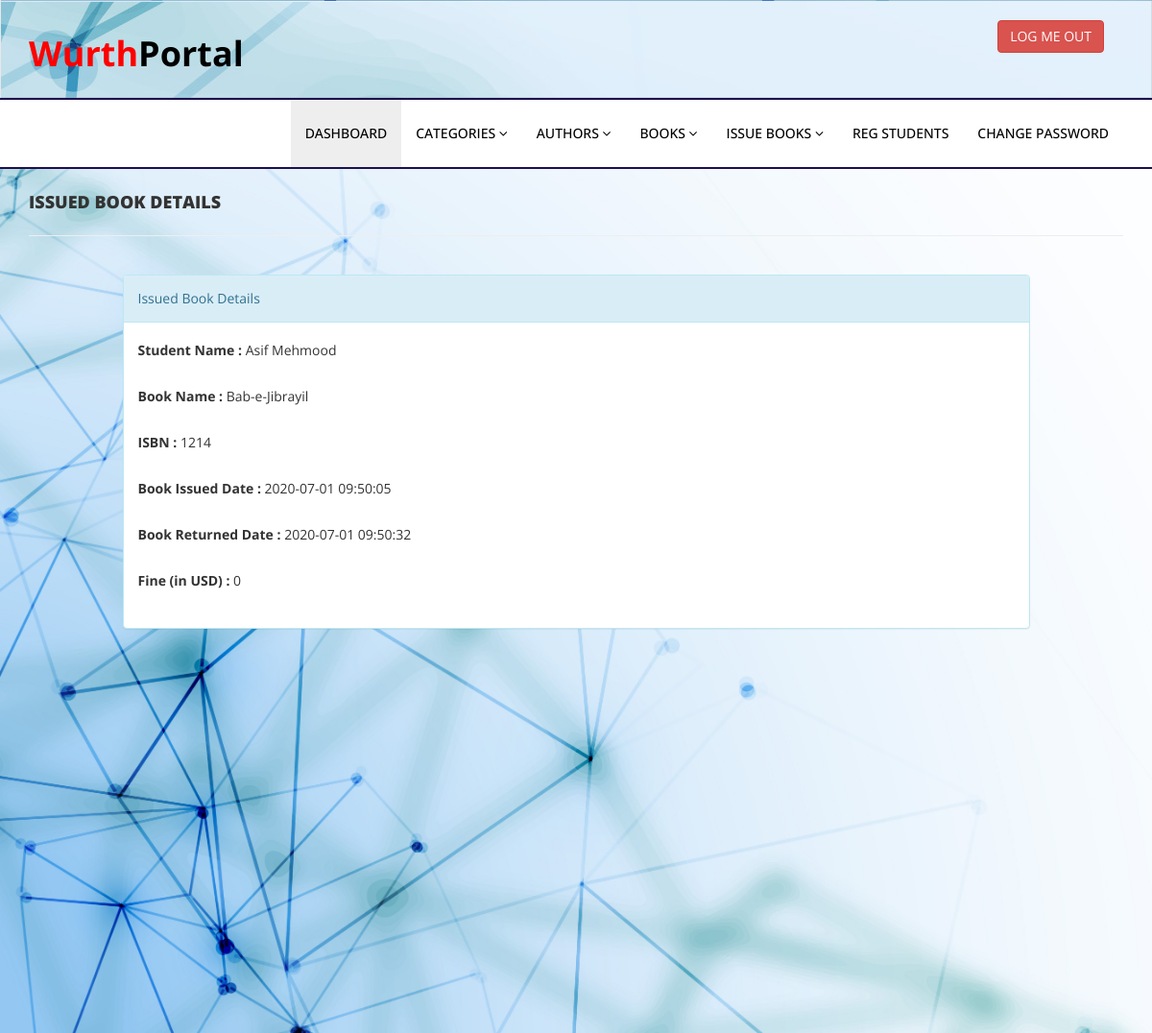
Page /admin/update-issue-bookdeails.php?rid=3 (signed in) on the committed database.
### tables this page shows
CREATE TABLE `tblissuedbookdetails` (
  `id` int(11) NOT NULL,
  `BookId` int(11) DEFAULT NULL,
  `StudentID` varchar(150) DEFAULT NULL,
  `IssuesDate` timestamp NULL DEFAULT current_timestamp(),
  `ReturnDate` timestamp NULL DEFAULT NULL ON UPDATE current_timestamp(),
  `RetrunStatus` int(1) NOT NULL,
  `fine` int(11) DEFAULT NULL
);

CREATE TABLE `tblstudents` (
  `id` int(11) NOT NULL,
  `StudentId` varchar(100) DEFAULT NULL,
  `FullName` varchar(120) DEFAULT NULL,
  `EmailId` varchar(120) DEFAULT NULL,
  `MobileNumber` char(11) DEFAULT NULL,
  `Password` varchar(120) DEFAULT NULL,
  `Status` int(1) DEFAULT NULL,
  `RegDate` timestamp NULL DEFAULT current_timestamp(),
  `UpdationDate` timestamp NULL DEFAULT NULL ON UPDATE current_timestamp()
);

CREATE TABLE `tblbooks` (
  `id` int(11) NOT NULL,
  `BookName` varchar(255) DEFAULT NULL,
  `CatId` int(11) DEFAULT NULL,
  `AuthorId` int(11) DEFAULT NULL,
  `ISBNNumber` int(11) DEFAULT NULL,
  `BookPrice` int(11) DEFAULT NULL,
  `RegDate` timestamp NULL DEFAULT current_timestamp(),
  `UpdationDate` timestamp NULL DEFAULT NULL ON UPDATE current_timestamp()
);

### admin/update-issue-bookdeails.php (the view, shortened to what this page needs)
<?php
include('includes/config.php');
if(strlen($_SESSION['alogin'])==0)
    {
header('location:index.php');
}
else{
?>
<!DOCTYPE html>
<html xmlns="http://www.w3.org/1999/xhtml">
<head>
    <link href="assets/css/bootstrap.css" rel="stylesheet" />
    <link href="assets/css/font-awesome.css" rel="stylesheet" />
    <link href="assets/css/style.css" rel="stylesheet" />
</head>
<body>
<?php include('includes/header.php');?>
    <div class="content-wrapper">
         <div class="container">
        <div class="row pad-botm">
            <div class="col-md-12">
                <h4 class="header-line">Issued Book Details</h4>
                            </div>
</div>
<div class="row">
<div class="col-md-10 col-sm-6 col-xs-12 col-md-offset-1"">
<div class="panel panel-info">
<div class="panel-heading">
Issued Book Details
</div>
<div class="panel-body">
<form role="form" method="post">
<?php
$rid=intval($_GET['rid']);
$sql = "SELECT tblstudents.FullName,tblbooks.BookName,tblbooks.ISBNNumber,tblissuedbookdetails.IssuesDate,tblissuedbookdetails.ReturnDate,tblissuedbookdetails.id as rid,tblissuedbookdetails.fine,tblissuedbookdetails.RetrunStatus from  tblissuedbookdetails join tblstudents on tblstudents.StudentId=tblissuedbookdetails.StudentId join tblbooks on tblbooks.id=tblissuedbookdetails.BookId where tblissuedbookdetails.id=:rid";
$query = $dbh -> prepare($sql);
$query->bindParam(':rid',$rid,PDO::PARAM_STR);
$query->execute();
$results=$query->fetchAll(PDO::FETCH_OBJ);
if($query->rowCount() > 0)
{
foreach($results as $result)
{               ?>
<div class="form-group">
<label>Student Name :</label>
<?php echo htmlentities($result->FullName);?>
</div>
<div class="form-group">
<label>Book Name :</label>
<?php echo htmlentities($result->BookName);?>
</div>
<div class="form-group">
<label>ISBN :</label>
<?php echo htmlentities($result->ISBNNumber);?>
</div>
<div class="form-group">
<label>Book Issued Date :</label>
<?php echo htmlentities($result->IssuesDate);?>
</div>
<div class="form-group">
<label>Book Returned Date :</label>
<?php if($result->ReturnDate=="")
                                            {
                                                echo htmlentities("Not Return Yet");
                                            } else {
                                            echo htmlentities($result->ReturnDate);
}
                                            ?>
</div>
<div class="form-group">
<label>Fine (in USD) :</label>
<?php
if($result->fine=="")
{?>
<input class="form-control" type="text" name="fine" id="fine"  required />
<?php }else {
echo htmlentities($result->fine);
}
?>
</div>
 <?php if($result->RetrunStatus==0){?>
<button type="submit" name="return" id="submit" class="btn btn-info">Return Book </button>
 </div>
<?php }}} ?>
                                    </form>
                            </div>
                        </div>
                            </div>
        </div>
    </div>
    </div>
</body>
</html>
<?php } ?>

### admin/assets/css/style.css (style rules this page uses)
.content-wrapper { padding-top: 15px; min-height:900px; padding-bottom:90px; background-image: url(../img/bgimage.jpg); background-repeat: no-repeat; background-size: cover; }
.header-line { font-weight:900; padding-bottom:25px; border-bottom:1px solid #eeeeee; text-transform:uppercase; }
.pad-botm { padding-bottom:30px; }

### rows in the picture
tblissuedbookdetails: tblstudents.FullName "Asif Mehmood", BookId.BookName "Bab-e-Jibrayil", BookId.ISBNNumber "1214", IssuesDate "2020-07-01 09:50:05", ReturnDate "2020-07-01 09:50:32", fine "0"
